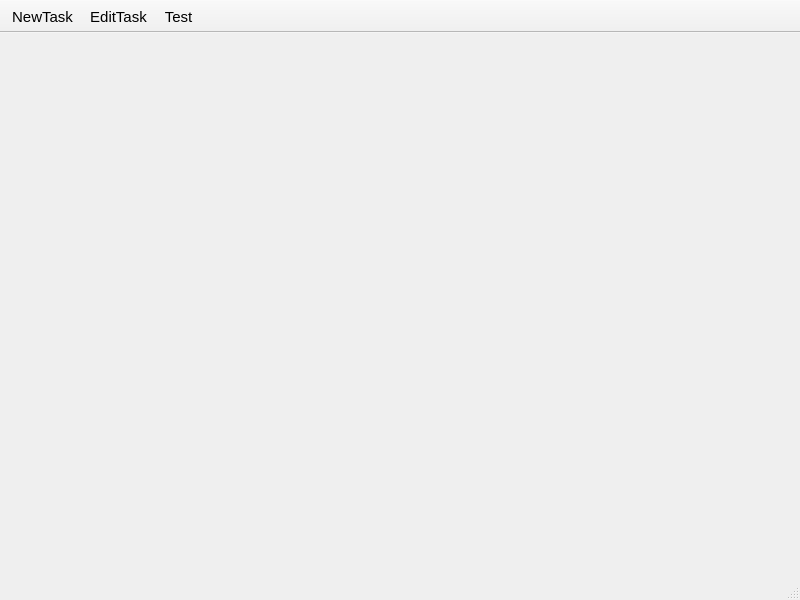
<?xml version="1.0" encoding="UTF-8"?>
<ui version="4.0">
 <class>MainWindow</class>
 <widget class="QMainWindow" name="MainWindow">
  <property name="geometry">
   <rect>
    <x>0</x>
    <y>0</y>
    <width>800</width>
    <height>600</height>
   </rect>
  </property>
  <property name="windowTitle">
   <string>MainWindow</string>
  </property>
  <property name="styleSheet">
   <string notr="true">QToolBar {
	/* set style for QToolBar */
}
QToolBar QToolButton {
	/* set style for QToolButtons in QToolBar */
	font-size: 15px;
}
QToolBar QToolButton:hover {
	border-radius: 5px;
	background-color: qlineargradient(x1: 0, y1: 0, x2: 0, y2: 1, stop: 0 #fdfbf7, stop: 1 #cfccc7);
}
QToolBar QToolButton:pressed {
	/* background-color: blue; */
}</string>
  </property>
  <widget class="QWidget" name="centralwidget"/>
  <widget class="QToolBar" name="toolBar">
   <property name="windowTitle">
    <string>toolBar</string>
   </property>
   <property name="movable">
    <bool>false</bool>
   </property>
   <attribute name="toolBarArea">
    <enum>TopToolBarArea</enum>
   </attribute>
   <attribute name="toolBarBreak">
    <bool>false</bool>
   </attribute>
   <addaction name="actionNewTask"/>
   <addaction name="actionEditTask"/>
   <addaction name="actionTest"/>
  </widget>
  <widget class="QStatusBar" name="statusBar"/>
  <action name="actionNewTask">
   <property name="icon">
    <iconset>
     <normaloff>resources/add.png</normaloff>resources/add.png</iconset>
   </property>
   <property name="text">
    <string>NewTask</string>
   </property>
   <property name="toolTip">
    <string>Add new transfer task</string>
   </property>
  </action>
  <action name="actionEditTask">
   <property name="icon">
    <iconset>
     <normaloff>resources/list.png</normaloff>resources/list.png</iconset>
   </property>
   <property name="text">
    <string>EditTask</string>
   </property>
   <property name="toolTip">
    <string>Edit a task's property</string>
   </property>
  </action>
  <action name="actionTest">
   <property name="text">
    <string>Test</string>
   </property>
  </action>
 </widget>
 <resources/>
 <connections/>
</ui>
